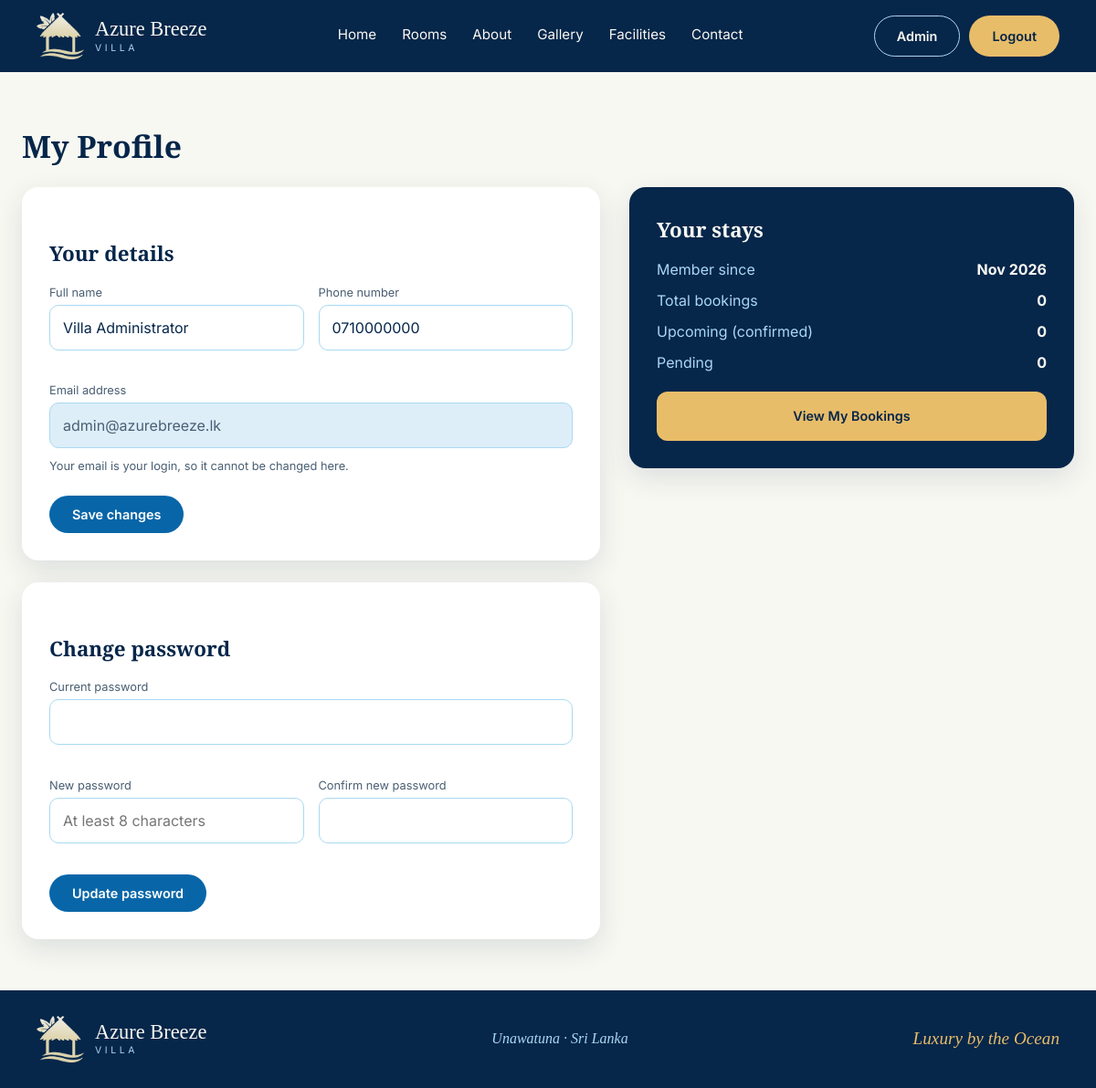
/guest/profile.php (signed in), run on the app's committed database.
### tables this page shows
CREATE TABLE users (
  user_id        INT UNSIGNED NOT NULL AUTO_INCREMENT,
  name           VARCHAR(100) NOT NULL,
  email          VARCHAR(150) NOT NULL,
  contact_number VARCHAR(20)  NOT NULL,
  password       VARCHAR(255) NOT NULL,             
  role           ENUM('guest','admin') NOT NULL DEFAULT 'guest',
  created_at     TIMESTAMP NOT NULL DEFAULT CURRENT_TIMESTAMP,
  PRIMARY KEY (user_id),
  UNIQUE KEY uq_users_email (email)
);

### includes/auth.php (called while the page is built, shortened)
<?php
function e($value): string
{
    return htmlspecialchars((string)$value, ENT_QUOTES, 'UTF-8');
}

### guest/profile.php (the view, shortened to what this page needs)
<?php
require_once __DIR__ . '/../config/db.php';
require_once __DIR__ . '/../includes/auth.php';
$userId = (int)$_SESSION['user_id'];
$stmt = $pdo->prepare('SELECT user_id, name, email, contact_number, password, created_at FROM users WHERE user_id = ?');
$stmt->execute([$userId]);
$user = $stmt->fetch();
$detailErrors   = [];
$passwordErrors = [];
$form = ['name' => $user['name'], 'phone' => $user['contact_number']];
$sum = $pdo->prepare("SELECT COUNT(*) AS total,
                             SUM(booking_status = 'Pending') AS pending,
                             SUM(booking_status = 'Confirmed' AND check_out >= CURDATE()) AS upcoming
                      FROM bookings WHERE user_id = ?");
$sum->execute([$userId]);
$s = $sum->fetch();
include __DIR__ . '/../includes/header.php';
?>
<section class="section">
  <div class="container">
    <h1 class="section-title">My Profile</h1>
    <div class="booking-layout">
      <div class="stack">
        <form class="booking-card" method="post" action="" data-validate novalidate>
          <h2>Your details</h2>
          <div class="form-row">
            <div class="form-group"><label for="name">Full name</label>
              <input type="text" id="name" name="name" value="<?= e($form['name']) ?>" data-rules="required,name" autocomplete="name">
              <span class="form-error" role="alert"><?= e($detailErrors['name'] ?? '') ?></span></div>
            <div class="form-group"><label for="phone">Phone number</label>
              <input type="tel" id="phone" name="phone" value="<?= e($form['phone']) ?>" data-rules="required,phone" autocomplete="tel">
              <span class="form-error" role="alert"><?= e($detailErrors['phone'] ?? '') ?></span></div>
          </div>
          <div class="form-group"><label for="email">Email address</label>
            <input type="email" id="email" value="<?= e($user['email']) ?>" disabled>
            <p class="form-hint-dark">Your email is your login, so it cannot be changed here.</p></div>
          <button class="btn btn-primary" type="submit">Save changes</button>
        </form>
        <form class="booking-card" method="post" action="" data-validate novalidate>
          <h2>Change password</h2>
          <div class="form-group"><label for="current_password">Current password</label>
            <input type="password" id="current_password" name="current_password" data-rules="required" autocomplete="current-password">
            <span class="form-error" role="alert"><?= e($passwordErrors['current_password'] ?? '') ?></span></div>
          <div class="form-row">
            <div class="form-group"><label for="new_password">New password</label>
              <input type="password" id="new_password" name="new_password" data-rules="required,password" autocomplete="new-password" placeholder="At least 8 characters">
              <span class="form-error" role="alert"><?= e($passwordErrors['new_password'] ?? '') ?></span></div>
            <div class="form-group"><label for="confirm_password">Confirm new password</label>
              <input type="password" id="confirm_password" name="confirm_password" data-rules="required" data-match="new_password" autocomplete="new-password">
              <span class="form-error" role="alert"><?= e($passwordErrors['confirm_password'] ?? '') ?></span></div>
          </div>
          <button class="btn btn-primary" type="submit">Update password</button>
        </form>
      </div>
      <aside class="summary-card">
        <h3>Your stays</h3>
        <div class="summary-row"><span>Member since</span><strong><?= e(date('M Y', strtotime($user['created_at']))) ?></strong></div>
        <div class="summary-row"><span>Total bookings</span><strong><?= (int)$s['total'] ?></strong></div>
        <div class="summary-row"><span>Upcoming (confirmed)</span><strong><?= (int)$s['upcoming'] ?></strong></div>
        <div class="summary-row"><span>Pending</span><strong><?= (int)$s['pending'] ?></strong></div>
        <a class="btn btn-gold btn-block" href="<?= BASE_URL ?>/guest/my-bookings.php">View My Bookings</a>
      </aside>
    </div>
  </div>
</section>
<?php include __DIR__ . '/../includes/footer.php'; ?>

### assets/css/style.css (style rules this page uses)
:root { --navy: #06264A; --navy-deep: #041C38; --ocean: #0866A8; --glass: #A9D9F2; --glass-soft: #DDEEF9; --cyan: #39AEE8; --ivory: #F8F8F2; --gold: #E8BD69; --gold-text: #8A6A1E; --sage: #668C78; --muted: #4A5F73; --radius: 16px; --shadow: 0 10px 30px rgba(6, 38, 74, .12); --font-head: 'Playfair Display', serif; --font-body: 'Inter', sans-serif; }
* { box-sizing: border-box; }
body { margin: 0; font-family: var(--font-body); background: var(--ivory); color: var(--navy); line-height: 1.5; }
a { color: inherit; text-decoration: none; }
h1, h2, h3 { font-family: var(--font-head); font-weight: 600; margin: 0; }
.container { max-width: 1200px; margin: 0 auto; padding: 0 24px; }
.section { padding: 56px 0; }
.section-title { font-size: 2.1rem; margin-bottom: 20px; }
.btn { display: inline-block; padding: 11px 24px; border-radius: 999px; font-weight: 600; font-size: .9rem; border: 1.5px solid transparent; cursor: pointer; font-family: inherit; text-align: center; }
.btn-primary { background: var(--ocean); color: #fff; }
.btn-gold { background: var(--gold); color: var(--navy); }
.form-group { margin-bottom: 16px; }
.form-group label { display: block; font-size: .8rem; color: var(--muted); margin-bottom: 4px; }
.form-group input, .form-group select, .form-group textarea { width: 100%; padding: 12px 14px; font: inherit; border: 1.5px solid var(--glass); border-radius: 10px; background: #fff; color: var(--navy); }
.form-error { display: block; min-height: 1.1em; font-size: .8rem; color: #B3261E; margin-top: 4px; }
.booking-layout { display: grid; grid-template-columns: 1.3fr 1fr; gap: 32px; align-items: start; }
.booking-card, .summary-card { background: #fff; border-radius: 18px; padding: 30px; box-shadow: var(--shadow); }
.booking-card h2 { font-size: 1.4rem; margin: 0 0 16px; }
.booking-card h2:not(:first-child) { margin-top: 26px; }
.form-row { display: grid; grid-template-columns: 1fr 1fr; gap: 16px; }
.form-hint-dark { font-size: .8rem; color: var(--muted); margin: 10px 0 22px; }
.btn-block { display: block; width: 100%; padding: 15px; border-radius: 12px; }
.summary-card { background: var(--navy); color: var(--ivory); position: sticky; top: 20px; }
.summary-card h3 { font-size: 1.4rem; margin-bottom: 14px; }
.summary-row { display: flex; justify-content: space-between; margin-bottom: 10px; }
.summary-row span { color: var(--glass); }
.stack { display: grid; gap: 24px; }
.summary-card .btn-block { margin-top: 20px; }
.form-group input:disabled { background: var(--glass-soft); color: var(--muted); }

### data on the page
users: name "Villa Administrator", phone "0710000000", email "admin@azurebreeze.lk", created_at "Nov 2026"

### other printed values
$label "Home"
$label "Rooms"
$label "About"
$label "Gallery"
$label "Facilities"
$label "Contact"
$s['total'] "0"
$s['upcoming'] "0"
$s['pending'] "0"
